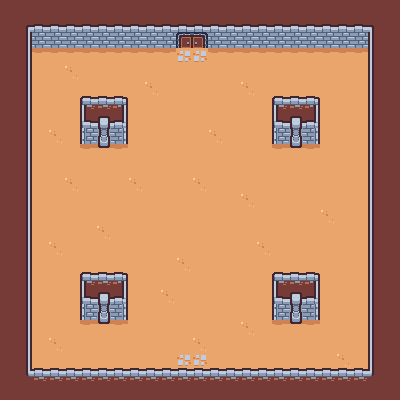

A 2D game scene composited from a Tiled map and its tileset images. What follows is a short description and the map's XML, with every tile layer's data as written:
An orthogonal 25x25 tile map with 16x16 px tiles, 2 tile layers (Ground, Boundary).

<map version="1.10" tiledversion="1.11.0" orientation="orthogonal" renderorder="right-down" width="25" height="25" tilewidth="16" tileheight="16" infinite="0" nextlayerid="3" nextobjectid="1">
 <tileset firstgid="1" name="tilemap_packed" tilewidth="16" tileheight="16" tilecount="132" columns="12">
  <image source="tilemap_packed.png" width="192" height="176" />
  <tile id="0">
   <properties>
    <property name="collides" type="bool" value="true" />
    <property name="cost" type="int" value="1000" />
   </properties>
  </tile>
  <tile id="1">
   <properties>
    <property name="collides" type="bool" value="true" />
   </properties>
  </tile>
  <tile id="2">
   <properties>
    <property name="collides" type="bool" value="true" />
   </properties>
  </tile>
  <tile id="3">
   <properties>
    <property name="collides" type="bool" value="true" />
   </properties>
  </tile>
  <tile id="4">
   <properties>
    <property name="collides" type="bool" value="false" />
   </properties>
  </tile>
  <tile id="5">
   <properties>
    <property name="collides" type="bool" value="false" />
   </properties>
  </tile>
  <tile id="6">
   <properties>
    <property name="collides" type="bool" value="true" />
   </properties>
  </tile>
  <tile id="13">
   <properties>
    <property name="collides" type="bool" value="true" />
   </properties>
  </tile>
  <tile id="14">
   <properties>
    <property name="collides" type="bool" value="true" />
   </properties>
  </tile>
  <tile id="15">
   <properties>
    <property name="collides" type="bool" value="true" />
   </properties>
  </tile>
  <tile id="16">
   <properties>
    <property name="collides" type="bool" value="true" />
   </properties>
  </tile>
  <tile id="17">
   <properties>
    <property name="collides" type="bool" value="true" />
   </properties>
  </tile>
  <tile id="18">
   <properties>
    <property name="collides" type="bool" value="true" />
   </properties>
  </tile>
  <tile id="19">
   <properties>
    <property name="collides" type="bool" value="true" />
   </properties>
  </tile>
  <tile id="25">
   <properties>
    <property name="collides" type="bool" value="true" />
   </properties>
  </tile>
  <tile id="26">
   <properties>
    <property name="collides" type="bool" value="false" />
   </properties>
  </tile>
  <tile id="27">
   <properties>
    <property name="collides" type="bool" value="true" />
   </properties>
  </tile>
  <tile id="30">
   <properties>
    <property name="cost" type="int" value="1" />
   </properties>
  </tile>
  <tile id="40">
   <properties>
    <property name="collides" type="bool" value="true" />
   </properties>
  </tile>
  <tile id="42">
   <properties>
    <property name="cost" type="int" value="1" />
   </properties>
  </tile>
  <tile id="46">
   <properties>
    <property name="collides" type="bool" value="true" />
   </properties>
  </tile>
  <tile id="47">
   <properties>
    <property name="collides" type="bool" value="true" />
   </properties>
  </tile>
  <tile id="48">
   <properties>
    <property name="cost" type="int" value="1" />
   </properties>
  </tile>
  <tile id="49">
   <properties>
    <property name="cost" type="int" value="1" />
   </properties>
  </tile>
  <tile id="50">
   <properties>
    <property name="cost" type="int" value="1" />
   </properties>
  </tile>
  <tile id="51">
   <properties>
    <property name="cost" type="int" value="1" />
   </properties>
  </tile>
  <tile id="52">
   <properties>
    <property name="cost" type="int" value="1" />
   </properties>
  </tile>
  <tile id="53">
   <properties>
    <property name="cost" type="int" value="1" />
   </properties>
  </tile>
  <tile id="57">
   <properties>
    <property name="collides" type="bool" value="true" />
   </properties>
  </tile>
  <tile id="58">
   <properties>
    <property name="collides" type="bool" value="true" />
   </properties>
  </tile>
  <tile id="59">
   <properties>
    <property name="collides" type="bool" value="true" />
   </properties>
  </tile>
 </tileset>
 <layer id="2" name="Ground" width="25" height="25">
  <data encoding="csv">
1,1,1,1,1,1,1,1,1,1,1,1,1,1,1,1,1,1,1,1,1,1,1,1,1,
1,1,1,1,1,1,1,1,1,1,1,1,1,1,1,1,1,1,1,1,1,1,1,1,1,
1,1,1,1,1,1,1,1,1,1,1,1,1,1,1,1,1,1,1,1,1,1,1,1,1,
1,1,51,51,51,51,51,51,51,51,51,43,43,51,51,51,51,51,51,51,51,51,51,1,1,
1,1,49,49,50,49,49,49,49,49,49,49,49,49,49,49,49,49,49,49,49,49,49,1,1,
1,1,49,49,49,49,49,49,49,50,49,49,49,49,49,50,49,49,49,49,49,49,49,1,1,
1,1,49,49,49,49,49,49,49,49,49,49,49,49,49,49,49,49,49,49,49,49,49,1,1,
1,1,49,49,49,1,1,1,49,49,49,49,49,49,49,49,49,1,1,1,49,49,49,1,1,
1,1,49,50,49,1,1,1,49,49,49,49,49,50,49,49,49,1,1,1,49,49,49,1,1,
1,1,49,49,49,51,31,51,49,49,49,49,49,49,49,49,49,51,31,51,49,49,49,1,1,
1,1,49,49,49,49,49,49,49,49,49,49,49,49,49,49,49,49,49,49,49,49,49,1,1,
1,1,49,49,50,49,49,49,50,49,49,49,50,49,49,49,49,49,49,49,49,49,49,1,1,
1,1,49,49,49,49,49,49,49,49,49,49,49,49,49,50,49,49,49,49,49,49,49,1,1,
1,1,49,49,49,49,49,49,49,49,49,49,49,49,49,49,49,49,49,49,50,49,49,1,1,
1,1,49,49,49,49,50,49,49,49,49,49,49,49,49,49,49,49,49,49,49,49,49,1,1,
1,1,49,50,49,49,49,49,49,49,49,49,49,49,49,49,50,49,49,49,49,49,49,1,1,
1,1,49,49,49,49,49,49,49,49,49,50,49,49,49,49,49,49,49,49,49,49,49,1,1,
1,1,49,49,49,49,49,49,49,49,49,49,49,49,49,49,49,49,49,49,49,49,49,1,1,
1,1,49,49,49,1,1,1,49,49,50,49,49,49,49,49,49,1,1,1,49,49,49,1,1,
1,1,49,49,49,1,1,1,49,49,49,49,49,49,49,49,49,1,1,1,49,49,49,1,1,
1,1,49,49,49,51,31,51,49,49,49,49,49,49,49,50,49,51,31,51,49,49,49,1,1,
1,1,49,50,49,49,49,49,49,49,49,49,50,49,49,49,49,49,49,49,49,49,49,1,1,
1,1,49,49,49,49,49,49,49,49,49,43,43,49,49,49,49,49,49,49,49,50,49,1,1,
1,1,49,49,49,49,49,49,49,49,49,49,49,49,49,49,49,49,49,49,49,49,49,1,1,
1,1,1,1,1,1,1,1,1,1,1,1,1,1,1,1,1,1,1,1,1,1,1,1,1
</data>
 </layer>
 <layer id="1" name="Boundary" width="25" height="25">
  <data encoding="csv">
1,1,1,1,1,1,1,1,1,1,1,1,1,1,1,1,1,1,1,1,1,1,1,1,1,
1,2,3,3,3,3,3,3,3,3,3,3,3,3,3,3,3,3,3,3,3,3,3,4,1,
1,14,41,41,41,41,41,41,41,41,41,47,48,41,41,41,41,41,41,41,41,41,41,16,1,
1,14,0,0,0,0,0,0,0,0,0,0,0,0,0,0,0,0,0,0,0,0,0,16,1,
1,14,0,0,0,0,0,0,0,0,0,0,0,0,0,0,0,0,0,0,0,0,0,16,1,
1,14,0,0,0,0,0,0,0,0,0,0,0,0,0,0,0,0,0,0,0,0,0,16,1,
1,14,0,0,0,5,27,6,0,0,0,0,0,0,0,0,0,5,27,6,0,0,0,16,1,
1,14,0,0,0,17,7,18,0,0,0,0,0,0,0,0,0,17,7,18,0,0,0,16,1,
1,14,0,0,0,58,19,60,0,0,0,0,0,0,0,0,0,58,19,60,0,0,0,16,1,
1,14,0,0,0,0,0,0,0,0,0,0,0,0,0,0,0,0,0,0,0,0,0,16,1,
1,14,0,0,0,0,0,0,0,0,0,0,0,0,0,0,0,0,0,0,0,0,0,16,1,
1,14,0,0,0,0,0,0,0,0,0,0,0,0,0,0,0,0,0,0,0,0,0,16,1,
1,14,0,0,0,0,0,0,0,0,0,0,0,0,0,0,0,0,0,0,0,0,0,16,1,
1,14,0,0,0,0,0,0,0,0,0,0,0,0,0,0,0,0,0,0,0,0,0,16,1,
1,14,0,0,0,0,0,0,0,0,0,0,0,0,0,0,0,0,0,0,0,0,0,16,1,
1,14,0,0,0,0,0,0,0,0,0,0,0,0,0,0,0,0,0,0,0,0,0,16,1,
1,14,0,0,0,0,0,0,0,0,0,0,0,0,0,0,0,0,0,0,0,0,0,16,1,
1,14,0,0,0,5,27,6,0,0,0,0,0,0,0,0,0,5,27,6,0,0,0,16,1,
1,14,0,0,0,17,7,18,0,0,0,0,0,0,0,0,0,17,7,18,0,0,0,16,1,
1,14,0,0,0,58,19,60,0,0,0,0,0,0,0,0,0,58,19,60,0,0,0,16,1,
1,14,0,0,0,0,0,0,0,0,0,0,0,0,0,0,0,0,0,0,0,0,0,16,1,
1,14,0,0,0,0,0,0,0,0,0,0,0,0,0,0,0,0,0,0,0,0,0,16,1,
1,14,0,0,0,0,0,0,0,0,0,0,0,0,0,0,0,0,0,0,0,0,0,16,1,
1,26,27,27,27,27,27,27,27,27,27,27,27,27,27,27,27,27,27,27,27,27,27,28,1,
1,1,1,1,1,1,1,1,1,1,1,1,1,1,1,1,1,1,1,1,1,1,1,1,1
</data>
 </layer>
</map>
